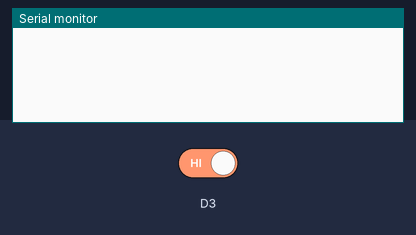
This sketch was run on a simulated ESP8266 (NodeMCU). Shown: the last lines printed to the serial monitor. The test bench sets the inputs (shaded band); at power-on: D3 HIGH. WiFi joins after 1.5 s; servers stay silent unless stated.

Above: at 2.7 s.
2.8 s: D3 driven LOW
At 2.96 s:
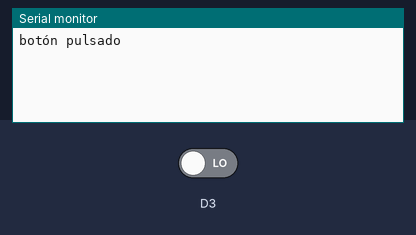
At 4.3 s:
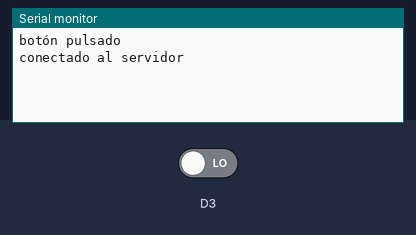

Measured:
- after the input at 2.8 s, the serial monitor: prints a new line at once (image 1)

The sketch:

_03_thingspeak_BUTTON.ino
```cpp
#include <ESP8266WiFiMulti.h>

// ThingSpeak Settings
const int channelID = 343024;
String writeAPIKey = "IIMUPX6LPZ8X0V1I";
const char* server = "api.thingspeak.com";
const int postingInterval = 20 * 1000; // post data every 20 seconds

ESP8266WiFiMulti WiFiMulti;
WiFiClient client;

bool BUTTON_state = false;
void button_pressed() {
  BUTTON_state = true;
}

void setup() {

  Serial.begin(115200);
  // Serial.setDebugOutput(true);

  WiFiMulti.addAP("Orange-152A", "3EE529C4"); //tantos addAP como queramos, el conecta al mejor RSSI
  WiFiMulti.addAP("marinoAP", "eraseunavez"); //tantos addAP como queramos, el conecta al mejor RSSI

  while(WiFiMulti.run() != WL_CONNECTED) {
    Serial.print(".");
    delay(500);
  }

  attachInterrupt(D3, button_pressed, FALLING); //CHANGE, RISING, FALLING Lógica inversa

  Serial.println("");

}

void loop() {
  if (BUTTON_state) {
    if (client.connect(server, 80)) {
      Serial.println("conectado al servidor");

      // Construct API request body
      String body = "field1=1";

      client.print("POST /update HTTP/1.1\n");
      client.print("Host: api.thingspeak.com\n");
      client.print("Connection: close\n");
      client.print("X-THINGSPEAKAPIKEY: " + writeAPIKey + "\n");
      client.print("Content-Type: application/x-www-form-urlencoded\n");
      client.print("Content-Length: ");
      client.print(body.length());
      client.print("\n\n");
      client.print(body);
      client.print("\n\n");
    }

    if (!client.connected())
      client.stop();

    // wait and then post again
    //delay(postingInterval);
  }

  BUTTON_state=false;

  while (!BUTTON_state)
    yield();

  Serial.println("botón pulsado");
}
```
